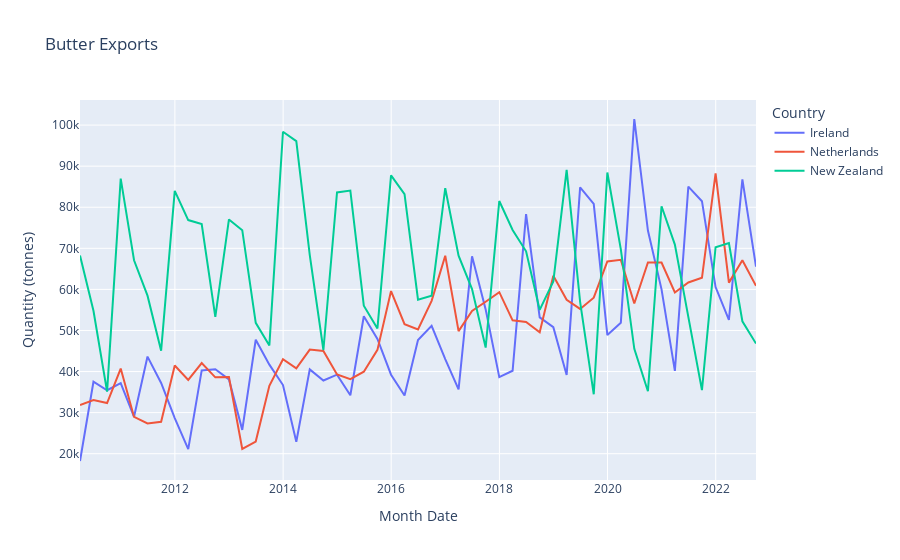

The notebook cell saved with this chart:
### Code cell
fig = px.line(df_plot, x="Month Date", y="Quantity (tonnes)", color='Country', title='Butter Exports')
fig.show()
